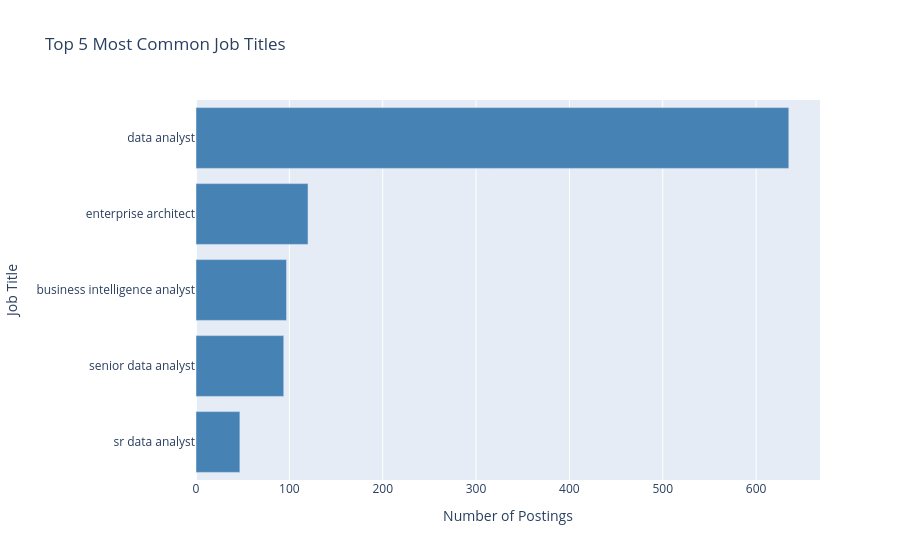

Source (notebook cell):
### Markdown cell above
### Top 5 Job Titles

### Code cell
import plotly.express as px

top5 = pdf['TITLE_CLEAN'].value_counts().head(5).reset_index()
top5.columns = ['Job Title', 'Count']

fig = px.bar(top5.sort_values('Count'), x='Count', y='Job Title',
             orientation='h', title='Top 5 Most Common Job Titles',
             labels={'Count': 'Number of Postings', 'Job Title': 'Job Title'})
fig.update_traces(marker_color='steelblue')
fig.show()

### Figure 1 — Plotly figure (JSON) as saved in the notebook; plotly's stock layout.template omitted (floating-point values rounded to 4 significant figures)
{"data": [{"hovertemplate": "Number of Postings=%{x}<br>Job Title=%{y}<extra></extra>", "legendgroup": "", "marker": {"color": "steelblue", "pattern": {"shape": ""}}, "name": "", "orientation": "h", "showlegend": false, "textposition": "auto", "type": "bar", "x": [47, 94, 97, 120, 635], "xaxis": "x", "y": ["sr data analyst", "senior data analyst", "business intelligence analyst", "enterprise architect", "data analyst"], "yaxis": "y"}], "layout": {"barmode": "relative", "legend": {"tracegroupgap": 0}, "title": {"text": "Top 5 Most Common Job Titles"}, "xaxis": {"anchor": "y", "domain": [0, 1], "title": {"text": "Number of Postings"}}, "yaxis": {"anchor": "x", "domain": [0, 1], "title": {"text": "Job Title"}}}}
